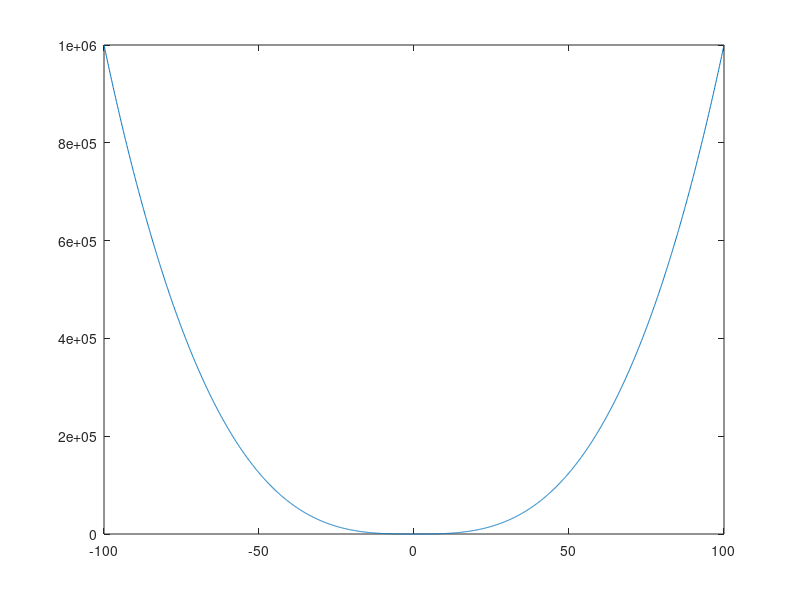

The MATLAB source for this figure:
% Octave Script
% Title         :Grafica 5
% Author        :Kevin Yoan Calderón García
% Description   :Script para graficar una funcion
% Date          :28/10/2021
% Version       :1
% Usage         :octave
%               :
%               :Requiere de octave

clear
% Dominio de la función
z = -100:0.1:100;
% Rango de la funcion 
gz = (abs(z).^3);
% Funcion a plotear
plot (z, gz)
